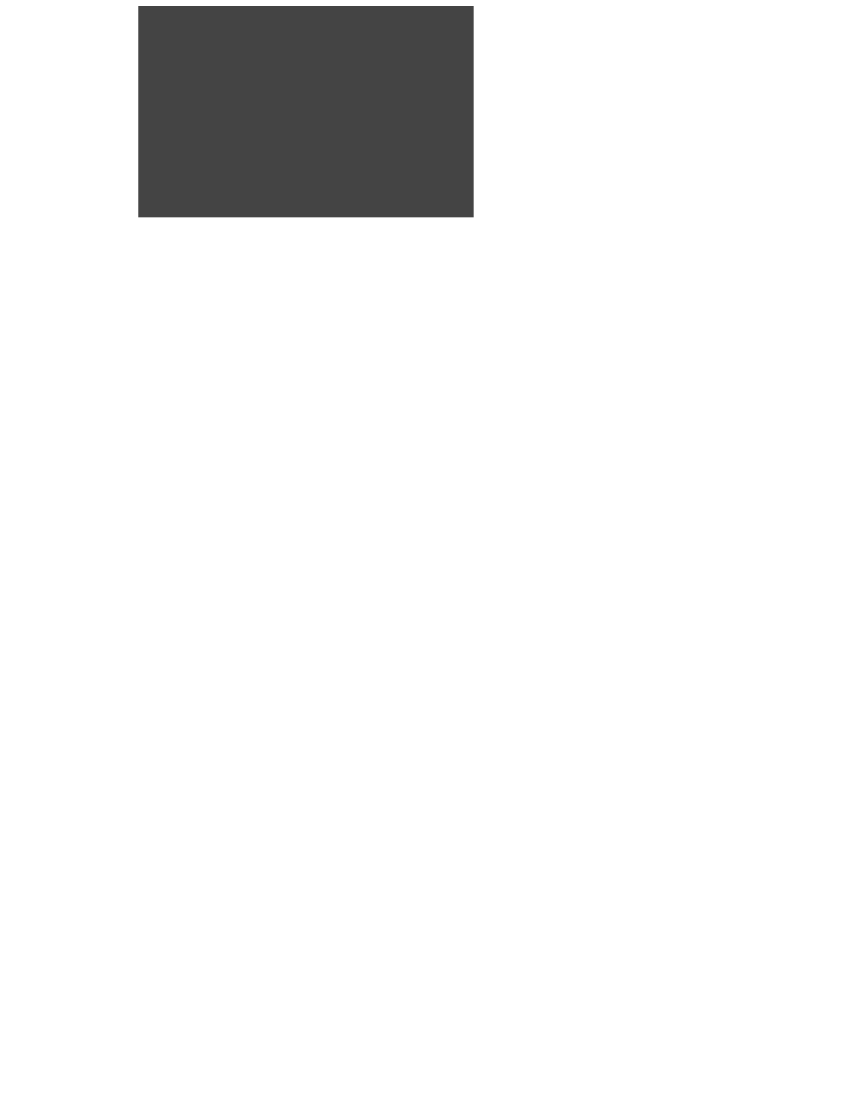
#> input picture test/img_a4_paper.png, 2550 x 3300 px, found by its file name (shown at 1/3 size)
$ python paste_card_on_a4.py   (older library calls are emulated)
#> lines starting #> are read from the running program, lines starting #| are printed output that depends on the picture
from PIL import Image

a4_paper_img = Image.open("test/img_a4_paper.png")
#> a4_paper_img is the input picture: PIL image 2550x3300 RGB; min 68, max 255, mean 240.8

card = Image.open("format/background_front.jpg").resize((1006, 635), Image.ANTIALIAS)
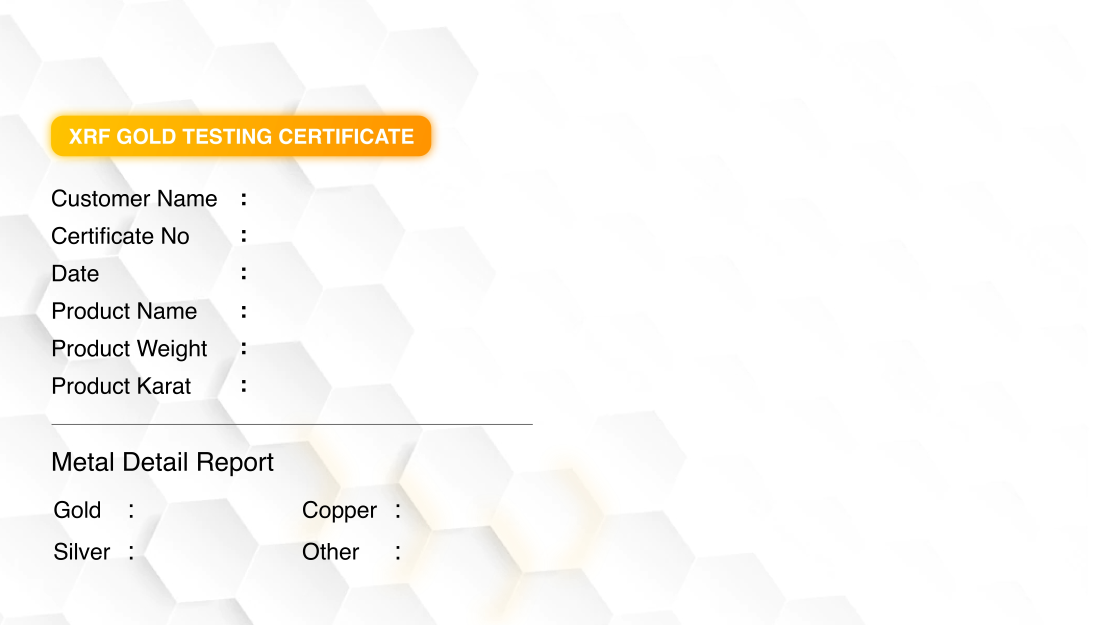
#> input picture format/background_front.jpg, 4375 x 2500 px, found by its file name (shown at 1/4 size)
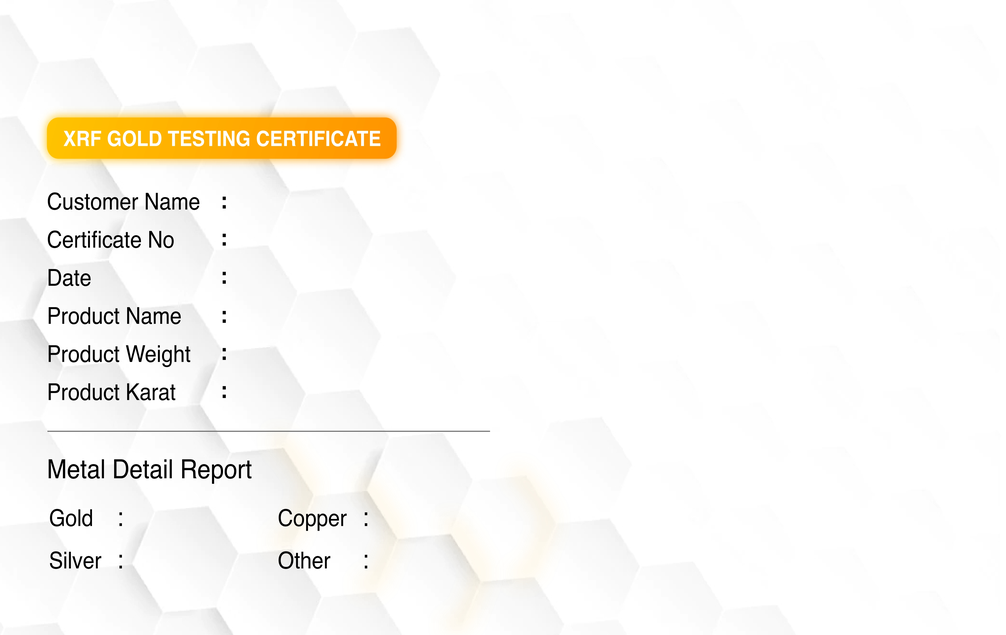
#> card: PIL image 1006x635 RGB; mean R, G, B 250, 248.1, 244.2
a4_paper_img.paste(card, (415, 18))
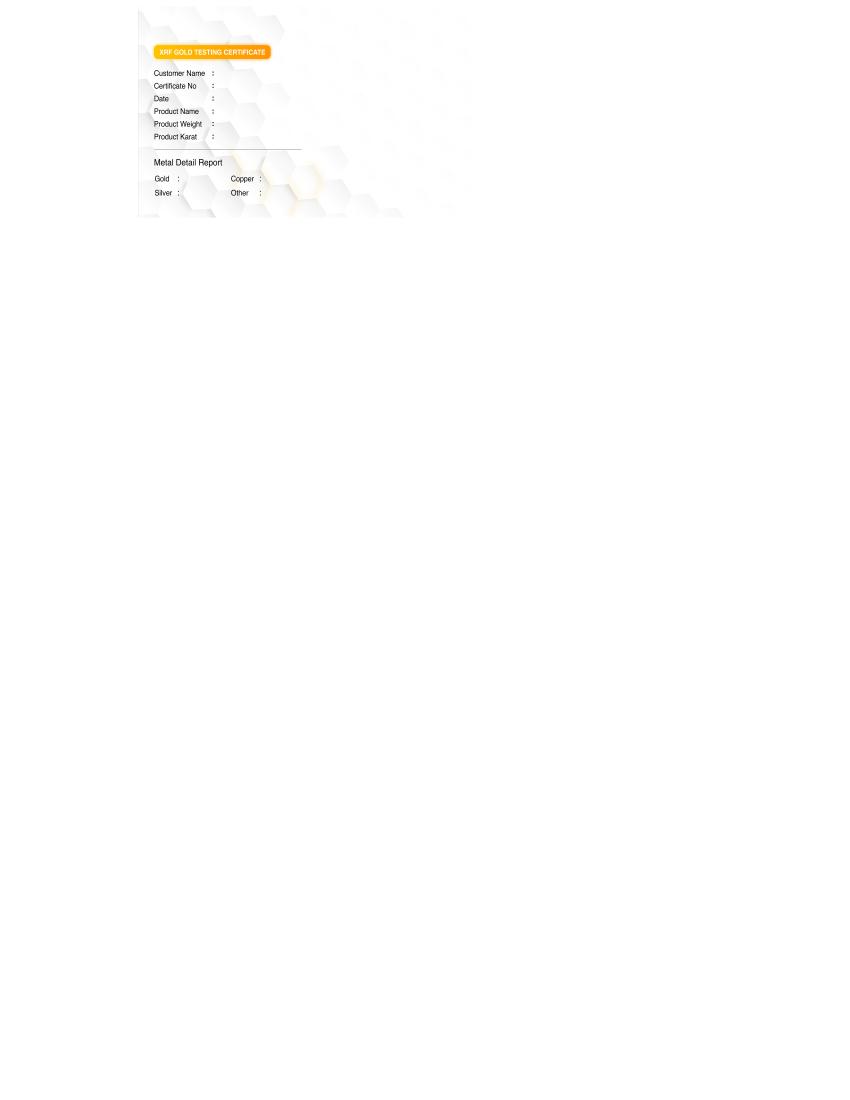
#> a4_paper_img: PIL image 2550x3300 RGB (shown at 1/3 size); mean R, G, B 254.6, 254.5, 254.2

a4_paper_img.save("test/img_print_paper.png")
